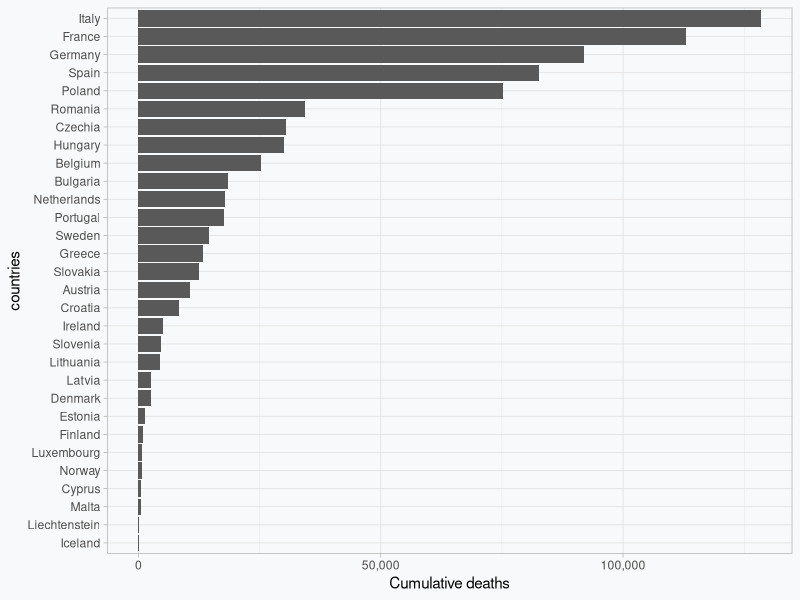
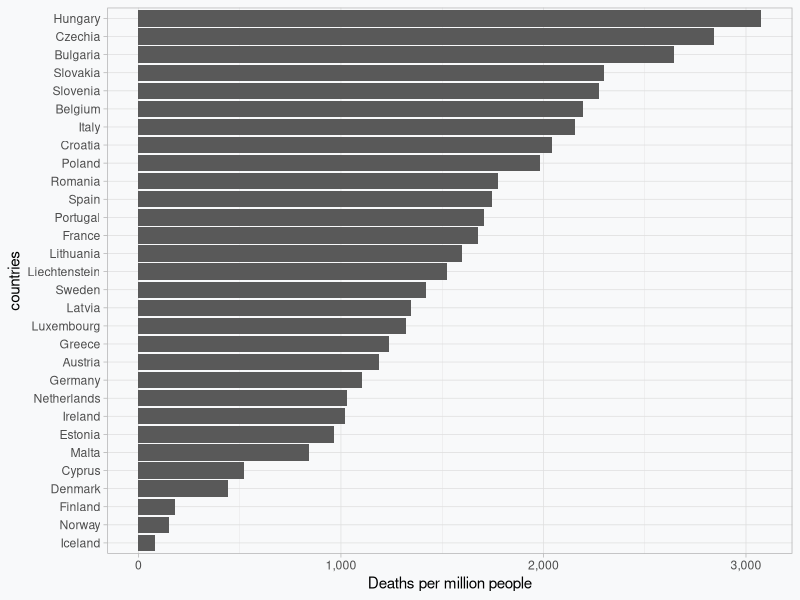
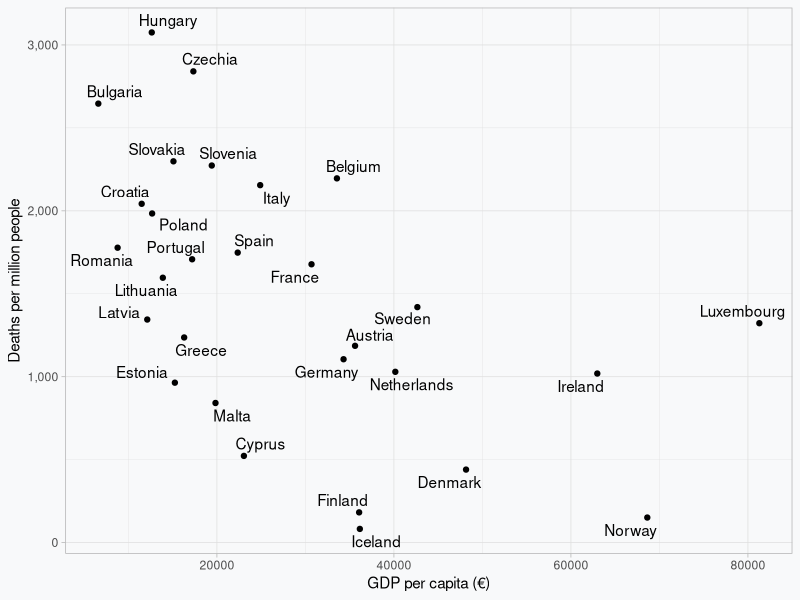
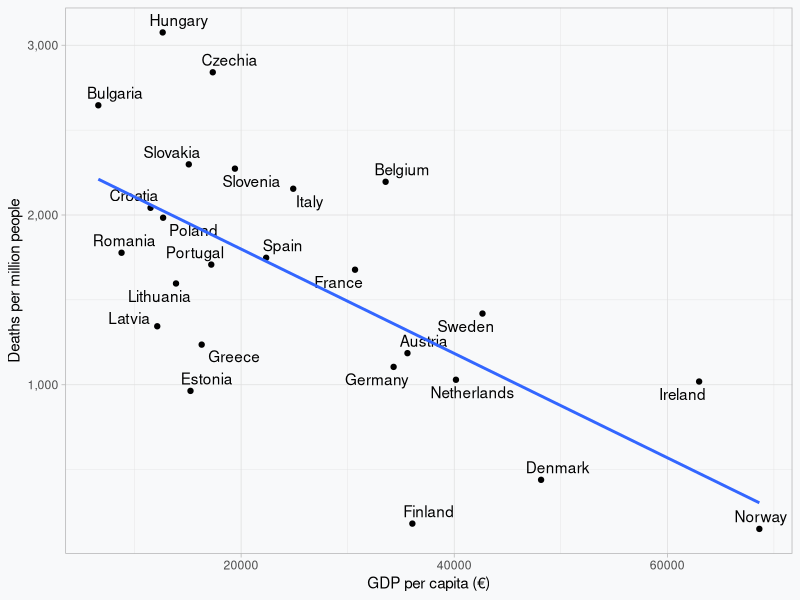
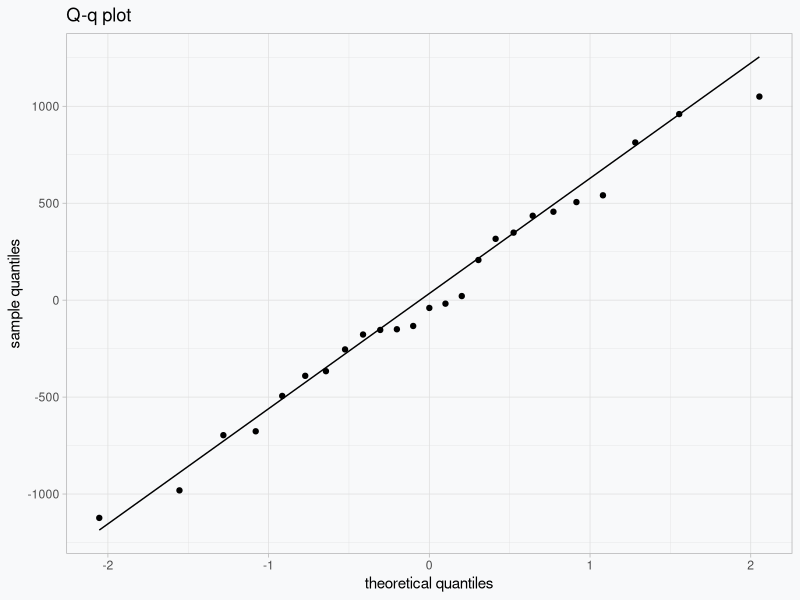
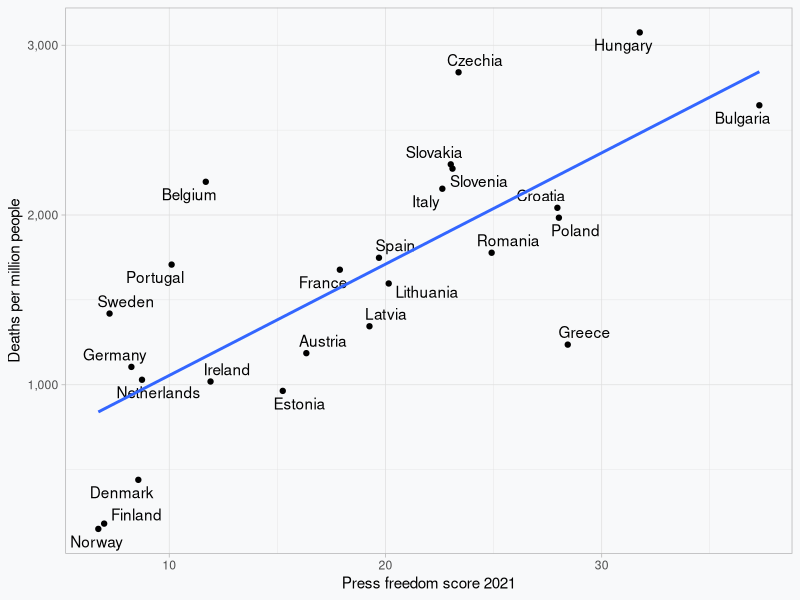
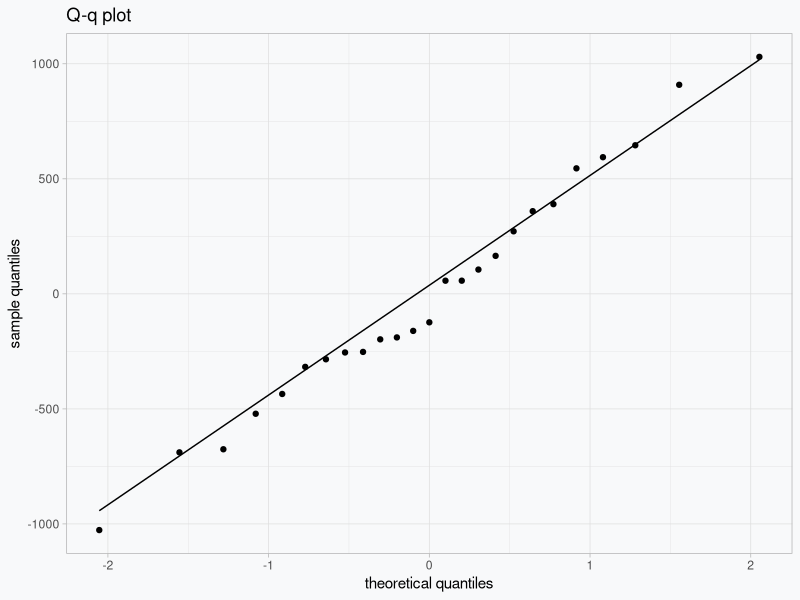

The R script that drew these images, in order:
## ---- chunk 1
knitr::opts_chunk$set(message = FALSE, warning=FALSE)
## ---- chunk 2
library(tidyverse)         # for graphing and data cleaning
library(kableExtra)        # for better tables
library(scales)            # to decide between scientific and extended number notation in plots
library(ggrepel)           # to have points' labels displayed nicely in a scatter plot.
## ---- chunk 3
#read the dataset into “R”. The dataset will be called "data".
data <- read.csv("covid-data.csv")
## ---- chunk 4
#extract cumulative deaths and cases for each EU country for which data is available
q <- data %>% 
  group_by(countries) %>% 
  summarize(deaths = sum(deaths),
            cases = sum(cases)) %>% 
  arrange(desc(deaths))
## ---- chunk 5
#plot the table
kbl(q) %>%
   kable_styling(bootstrap_options = c("responsive"))

q$countries <- factor(q$countries, levels = q$countries[order(q$deaths)])
## ---- chunk 6
z <- ggplot(data = q, mapping = aes(x = deaths, y = countries)) +
  geom_bar(stat='identity') +
  theme_light() +
  theme(panel.background = element_rect(fill = "#F8F9FA", colour = "#F8F9FA"), plot.background = element_rect(fill = "#F8F9FA", colour = "#F8F9FA")) +
  scale_x_continuous(name = "Cumulative deaths", labels = comma)

z
## ---- chunk 7

q <-  data %>% 
  group_by(countries,population) %>% 
  summarize(deaths = sum(deaths))

q <- tibble(countries = q$countries, deaths_pm = q$deaths/q$population*1000000) %>%
  arrange(desc(deaths_pm)) 

q$countries <- factor(q$countries, levels = q$countries[order(q$deaths_pm)])

#create a bar plot of the data above
z <- ggplot(data = q, mapping = aes(x = deaths_pm, y = countries)) +
  geom_bar(stat='identity') +
  theme_light() +
  theme(panel.background = element_rect(fill = "#F8F9FA", colour = "#F8F9FA"), plot.background = element_rect(fill = "#F8F9FA", colour = "#F8F9FA")) +
  scale_x_continuous(name = "Deaths per million people", labels = comma)

#show the plot
z
## ---- chunk 8

data <- read.csv("covid-data.csv")
gdp_data <- read.csv("gdp-europe.csv")
merged_data <- merge(data, gdp_data, by = "countries")

q <- merged_data %>% 
  group_by(countries,gdp_pp,population) %>% 
  summarize(deaths = sum(deaths))

q <- tibble(countries = q$countries, gdp_pp = q$gdp_pp, deaths_pm = q$deaths/q$population*1000000)

t = ggplot(data = q, mapping = aes(x = gdp_pp, y = deaths_pm)) +
  geom_point() + 
  geom_text_repel(aes(label=countries)) +
  theme_light() +
  scale_x_continuous(name = "GDP per capita (€)") +
  scale_y_continuous(name = "Deaths per million people", labels = comma) +
  theme(panel.background = element_rect(fill = "#F8F9FA", colour = "#F8F9FA"), plot.background = element_rect(fill = "#F8F9FA", colour = "#F8F9FA"))

t 
## ---- chunk 9

data <- read.csv("covid-data.csv")
gdp_data <- read.csv("gdp-europe.csv")
merged_data <- merge(data, gdp_data, by = "countries")

#countries with a population size smaller than one million
c_one_m <- unique(merged_data[which(merged_data$population < 1000000), ]$countries)
c_one_m <- paste(c_one_m, collapse = ", ")
print(paste(" The countries with a population size less than one million are", c_one_m, sep = " "))

#new data set with only countries with a population size over one million
merged_data <- merged_data[(merged_data$population > 1000000), ]

#create a table 
q <- merged_data %>% 
  group_by(countries,gdp_pp,population) %>% 
  summarize(deaths = sum(deaths))

#new table with added column "deaths per million people"
q <- tibble(countries = q$countries, gdp_pp = q$gdp_pp, deaths_pm = q$deaths/q$population*1000000)

#create plot
t <- ggplot(data = q, mapping = aes(x = gdp_pp, y = deaths_pm)) +
  geom_point() + 
  geom_text_repel(aes(label=countries)) +
  theme_light() +
  scale_x_continuous(name = "GDP per capita (€)") +
  scale_y_continuous(name = "Deaths per million people", labels = comma) +
  theme(panel.background = element_rect(fill = "#F8F9FA", colour = "#F8F9FA"), plot.background = element_rect(fill = "#F8F9FA", colour = "#F8F9FA"))


#add to the graph the line of best fit derived from the linear regression
u <- t +
  geom_smooth(method='lm', formula= y~x, se = FALSE)

u

#perform linear regression without plotting
m <- lm(deaths_pm ~ gdp_pp, # How does deaths_pm depend on (~) gdp_pp
        data = q) # Look in "q" for the variables

#print summary of linear regression
print(summary(m))

#print the q-q plot
ggplot() +
  stat_qq(aes(sample = m$residuals)) +
  stat_qq_line(aes(sample = m$residuals)) + 
  theme_light() +
  scale_x_continuous(name = "theoretical quantiles") +
  scale_y_continuous(name = "sample quantiles") +
  theme(panel.background = element_rect(fill = "#F8F9FA", colour = "#F8F9FA"),
plot.background = element_rect(fill = "#F8F9FA", colour = "#F8F9FA")) +
  ggtitle("Q-q plot") 

## ---- chunk 10
data <- read.csv("covid-data.csv") # from the ECDC
gdp_data <- read.csv("gdp-europe.csv") # from EUROSTAT
merged_data <- merge(data, gdp_data, by = "countries")
press_fr <- read.csv("index_2021.csv") # from Reporters Sans Frontiers
merged_data <- merge(merged_data, press_fr, by = "countries")

#new data set with only countries with a population size over one million
merged_data <- merged_data[(merged_data$population > 1000000), ]

#create a table
q <- merged_data %>%
  group_by(countries, gdp_pp, population, score) %>%
  summarize(deaths = sum(deaths))

#new table with added column "deaths per million" and "press freedom score"
q <- tibble(countries = q$countries, gdp_pp = q$gdp_pp, deaths_pm = q$deaths/q$population*1000000, press = q$score )

# create plot
t <- ggplot(data = q, mapping = aes(x = press, y = deaths_pm)) +
  geom_point() +
  geom_text_repel(aes(label=countries)) +
  theme_light() +
  scale_x_continuous(name = "Press freedom score 2021") +
  scale_y_continuous(name = "Deaths per million people", labels = comma) +
  theme(panel.background = element_rect(fill = "#F8F9FA", colour = "#F8F9FA"), plot.background = element_rect(fill = "#F8F9FA", colour = "#F8F9FA"))

#add to the graph the line of best fit derived from the linear regression
u <- t +
  geom_smooth(method='lm', formula= y~x, se = FALSE)

print(u)

#calculate and extract regression statistics summary
m <- lm(deaths_pm ~ press, # How does deaths_pm depend on (~) the 2021 press freedom score
         data = q) # Look in "q" for the variables
print(summary(m))

#plot the q-q plot for the residuals
pl <- ggplot() +
  stat_qq(aes(sample = m$residuals)) +
  stat_qq_line(aes(sample = m$residuals)) + 
  theme_light() +
  scale_x_continuous(name = "theoretical quantiles") +
  scale_y_continuous(name = "sample quantiles") +
  theme(panel.background = element_rect(fill = "#F8F9FA", colour = "#F8F9FA"),
        plot.background = element_rect(fill = "#F8F9FA", colour = "#F8F9FA")) +
  ggtitle("Q-q plot") 

plot(pl)
